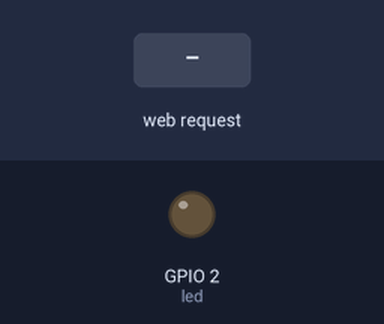
A sketch run on a simulated ESP32. On the bench: output pins drawn as LEDs (lit = HIGH). The test bench sets the inputs (shaded band). WiFi joins after 1.5 s; servers stay silent unless stated; what the sketch prints to the serial monitor is not drawn.

Above: at 2.7 s.
2.8 s: HTTP request GET /LEDON received
At 3.4 s:
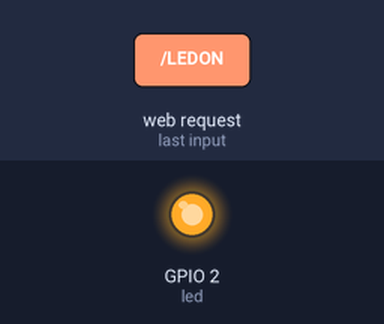
4.3 s: HTTP request GET /LEDOFF received
At 4.6 s:
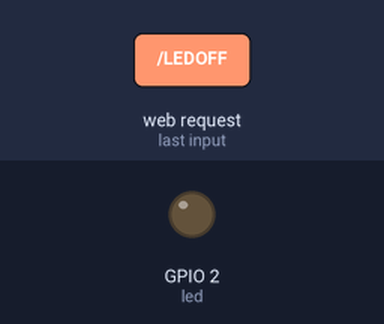
Timing chart, 0 to 7.3 s (numbered marks = the images above; inputs shaded):
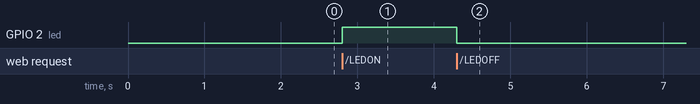

Measured:
- after the input at 2.8 s, GPIO 2 (led): LOW → HIGH at once
- after the input at 4.3 s, GPIO 2 (led): HIGH → LOW at once

The sketch:

ESP_led.ino
```cpp
#include <WiFi.h>

// guarda o nome e a senha da rede nas variáveis
const char* ssid = "SEU WIFI";
const char* senha = "SENHA";

WiFiServer server(80); // cria um servidor web dentro da esp32, a porta 80 é a padrão da web

int led = 2; // led conectado ao pino 2 da esp32

String pagina = R"rawliteral(
<!DOCTYPE html>
<html>
<head>
<meta name="viewport" content="width=device-width, initial-scale=1">
<style>
body{
  background-color:#FAF5F5;
  color:black;
  text-align:center;
  font-family:Arial;
}
button{
  padding:15px;
  font-size:20px;
  margin:10px;
  border: none;
  border-radius: 10px;
  cursor: pointer;
}
button:hover{
  padding: 13px;
}
.on{
  background-color: #4DD15B ;
}
.off{
  background-color: #A62424;
}
</style>
</head>

<body>

<h1>Controle LED ESP32</h1>

<a href="/LEDON"><button class="on">LED ON</button></a>
<a href="/LEDOFF"><button class="off">LED OFF</button></a>

</body>
</html>
)rawliteral";

void setup() {

  Serial.begin(115200); // inicia comunicação com o monitor serial
  pinMode(led, OUTPUT); // define o pino do led como saída

  Serial.println("Conectando ao wifi..."); // imprime mensagem no serial
  WiFi.begin(ssid, senha); // conecta ao wifi usando o nome e a senha da rede

  while (WiFi.status() != WL_CONNECTED) { // espera conectar ao wifi e continua tentando
    delay(500);
    Serial.print("."); // mostra pontos enquanto conecta
  }

  Serial.println(".");
  Serial.println("Wifi conectado"); // avisa que conectou
  Serial.print("IP da esp32: ");
  Serial.println(WiFi.localIP()); // mostra o ip que a esp32 recebeu do roteador

  server.begin(); // inicia o servidor web
}

void loop() {

  WiFiClient client = server.available(); // verifica se tem alguém acessando o site da esp32

  if (client) { // se tiver um cliente conectado

    String request = client.readStringUntil('\r'); // lê o pedido que veio do navegador
    Serial.println(request); // mostra o pedido no monitor serial

    if (request.indexOf("/LEDON") != -1) { // verifica se o botão de ligar foi clicado
      digitalWrite(led, HIGH); // liga o led
    }

    if (request.indexOf("/LEDOFF") != -1) { // verifica se o botão de desligar foi clicado
      digitalWrite(led, LOW); // desliga o led
    }

    client.println("HTTP/1.1 200 OK"); // envia resposta para o navegador
    client.println("Content-Type: text/html"); // informa que é uma página web
    client.println(""); // linha obrigatória do protocolo http

    client.println(pagina); //carrega a pagina
    client.stop(); // encerra a conexão com o navegador
  }

}
```
